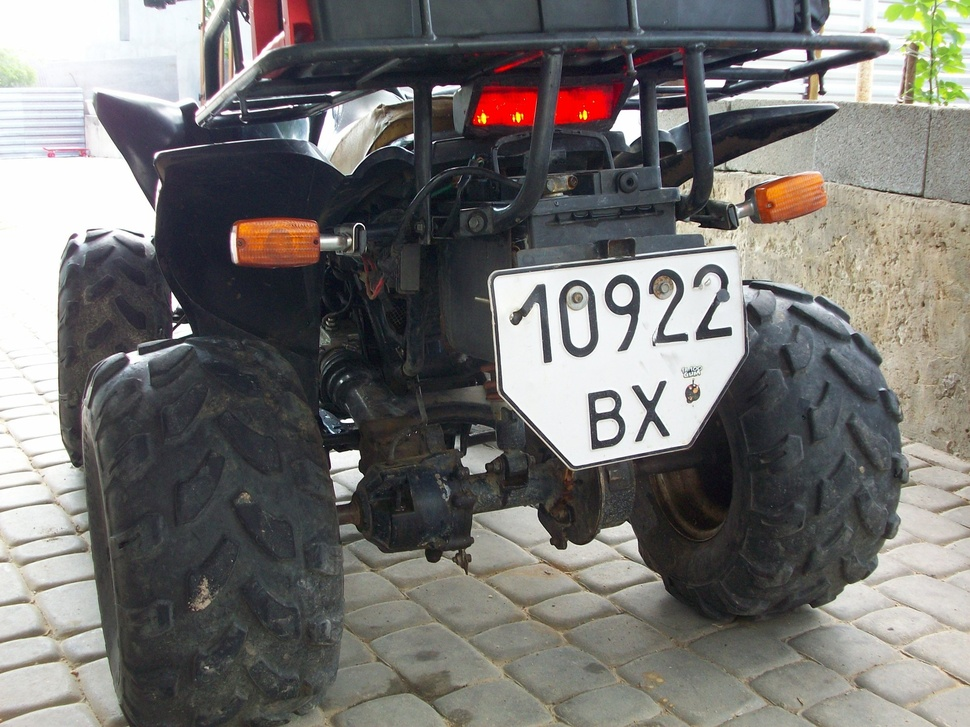
#> input picture CV+Detection+OCR_CarPlateRecognition/nomeroff-net/data/examples/benchmark_multiline_np_images/26.jpeg, 970 x 727 px, shrunk from 1920 x 1440 before the run
$ python -i filters.py   (imports and definitions only)   (older library calls are emulated)
#> lines starting #> are read from the running program, lines starting #| are printed output that depends on the picture
#> further down, picture is the input picture: shape (727, 970, 3); mean B, G, R 112.8, 115.1, 116.9
import cv2
import skimage.io
import numpy as np
import asyncio

from skimage import img_as_ubyte
from skimage.morphology import convex_hull_image
from skimage.color import gray2rgb
from typing import List, Dict, Tuple, Union


def draw_box(image: np.ndarray, boxs: List[np.ndarray],
             color: Tuple[int] = (255, 0, 0), thickness: int = 2) -> np.ndarray:
    for box in boxs:
        # округление координат
        box = np.int0(box)
        cv2.drawContours(image, [box], 0, color, thickness)
    return image


def gamma_lut(img: np.ndarray, gamma: float = 0.5) -> None:
    look_up_table = np.empty((1, 256), np.uint8)
    for i in range(256):
        look_up_table[0, i] = np.clip(pow(i / 255.0, gamma) * 255.0, 0, 255)
    _ = cv2.LUT(img, look_up_table)


# [13 lines not run here, left out]


def cv_img_mask(nns: List[Dict]) -> List:
    res = []
    for nn in nns:
        masks = np.array(nn["masks"])
        for i in np.arange(masks.shape[2]):
            mask = np.array([[w[i] for w in h] for h in nn["masks"]], dtype=np.uint8)
            chull = np.array(convex_hull_image(mask), dtype=np.uint8)
            gray = gray2rgb(chull) * 255
            res.append(img_as_ubyte(gray))
    return res


def color_splash(image: np.ndarray, masks: List[np.ndarray],
                 color: Union = (0, 255, 0), white_balance: int = 200) -> List[np.ndarray]:
    res = []
    gray = gray2rgb(skimage.color.rgb2gray(image)) * white_balance
    for mask in masks:
        if mask.shape[-1] > 0:
            mask = (np.sum(mask, -1, keepdims=True) >= 1)
            fulled = np.full(image.shape, color)
            splash = np.where(mask, fulled, gray).astype(np.uint8)
        else:
            splash = gray.astype(np.uint8)
        res.append(splash)
    return res


def calc_normalize(hist: Union, reverse: bool = False, min_n: int = 5) -> int:
    level = 0
    iterable = hist
    if reverse:
        iterable = reversed(hist)
    for h in iterable:
        if min_n < h:
            break
        level += 1
    if reverse:
        level = len(hist)-level
    return level


def normalize(img: np.ndarray) -> None:
    cv_img = cv2.cvtColor(img, cv2.COLOR_BGR2GRAY)
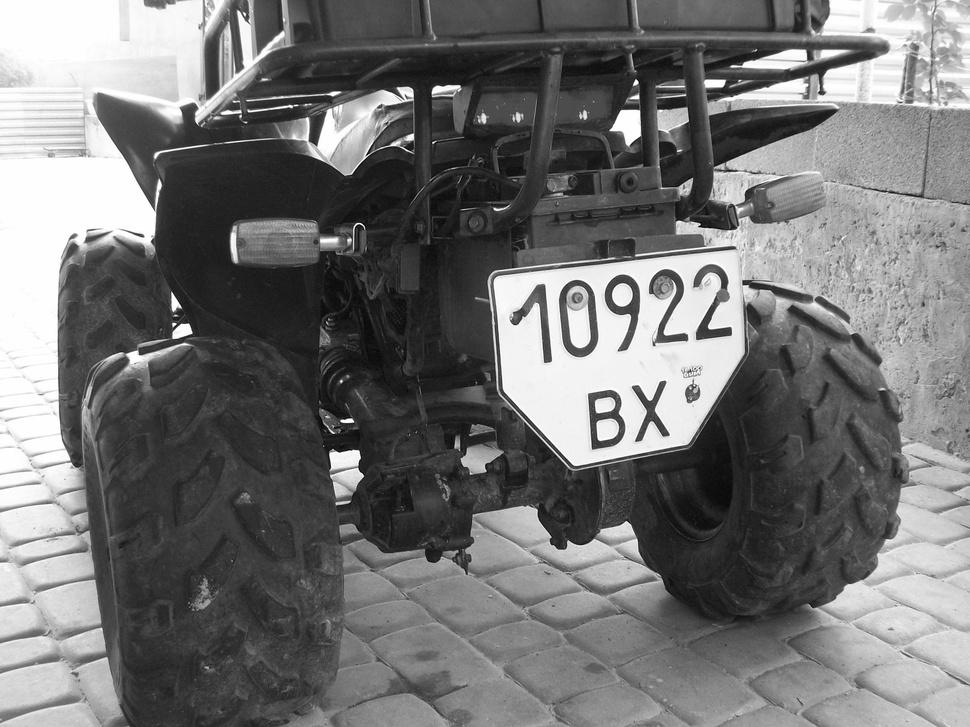
#> cv_img: shape (727, 970); min 2, max 255, mean 115.4
    hist, bins = np.histogram(cv_img.ravel(), 256, [0, 255])
#> hist = 256 values, max 26772 at index 254, min 0 at index 0, mean 2754.6; bins = 257 values from 0 to 255
    alpha = calc_normalize(hist)
#> in calc_normalize, `iterable = hist`: iterable has the same summary as hist in normalize
#> the loop in calc_normalize, `for h in iterable:` made 7 passes
#> h on passes 2, 3, 5, 6, 7: 0, 1, 2, 4, 11
#> after the loop in calc_normalize, `for h in iterable:`: level = 6
#> alpha = 6
    beta = calc_normalize(hist, reverse=True)
#> the loop in calc_normalize (call 2), `for h in iterable:` made 1 pass
#> h on pass 1: 2461
#> beta = 256
    _ = cv2.normalize(cv_img, None, alpha=alpha, beta=beta, norm_type=cv2.NORM_MINMAX, dtype=cv2.CV_32F)

>>> import cv2
>>> picture = cv2.imread('../../data/examples/benchmark_multiline_np_images/26.jpeg')
>>> result = normalize(picture)

$ run again, on CV+Detection+OCR_CarPlateRecognition/nomeroff-net/data/examples/benchmark_multiline_np_images/27.jpeg
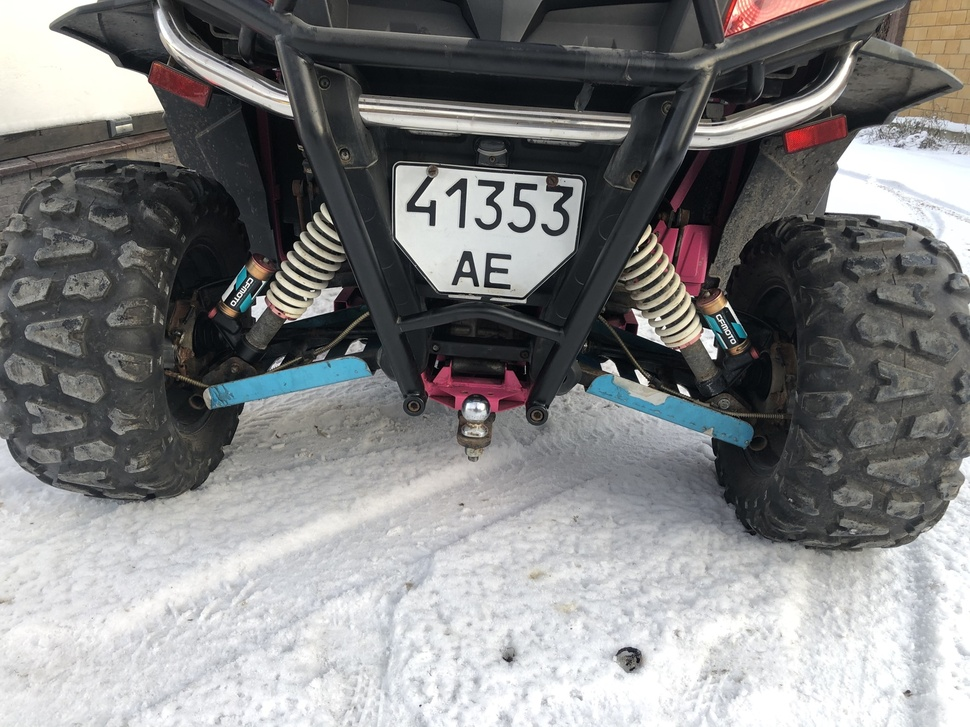
#> input picture CV+Detection+OCR_CarPlateRecognition/nomeroff-net/data/examples/benchmark_multiline_np_images/27.jpeg, 970 x 727 px, shrunk from 1920 x 1440 before the run
#> picture is the input picture: shape (727, 970, 3); mean B, G, R 129.8, 129.5, 129.2
#> in normalize, `cv_img = cv2.cvtColor(img, cv2.COLOR_BGR2GRAY)`:
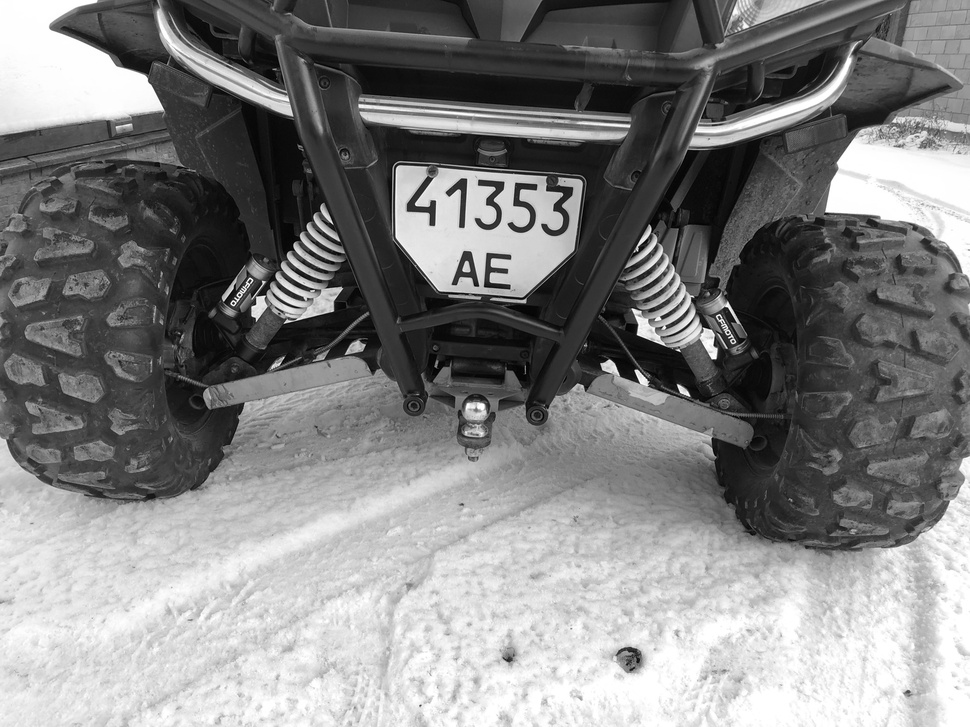
#> cv_img: shape (727, 970); min 0, max 255, mean 129.4
#> hist = 256 values, max 13494 at index 255, min 23 at index 0, mean 2754.6; bins = 257 values from 0 to 255
#> iterable has the same summary as hist in normalize
#> the loop in calc_normalize, `for h in iterable:` made 1 pass
#> h on pass 1: 23
#> after the loop in calc_normalize, `for h in iterable:`: level = 0
#> the loop in calc_normalize (call 2), `for h in iterable:` made 1 pass
#> h on pass 1: 13494
#> beta = 256

$ run again, on CV+Detection+OCR_CarPlateRecognition/nomeroff-net/data/examples/benchmark_multiline_np_images/28.jpeg
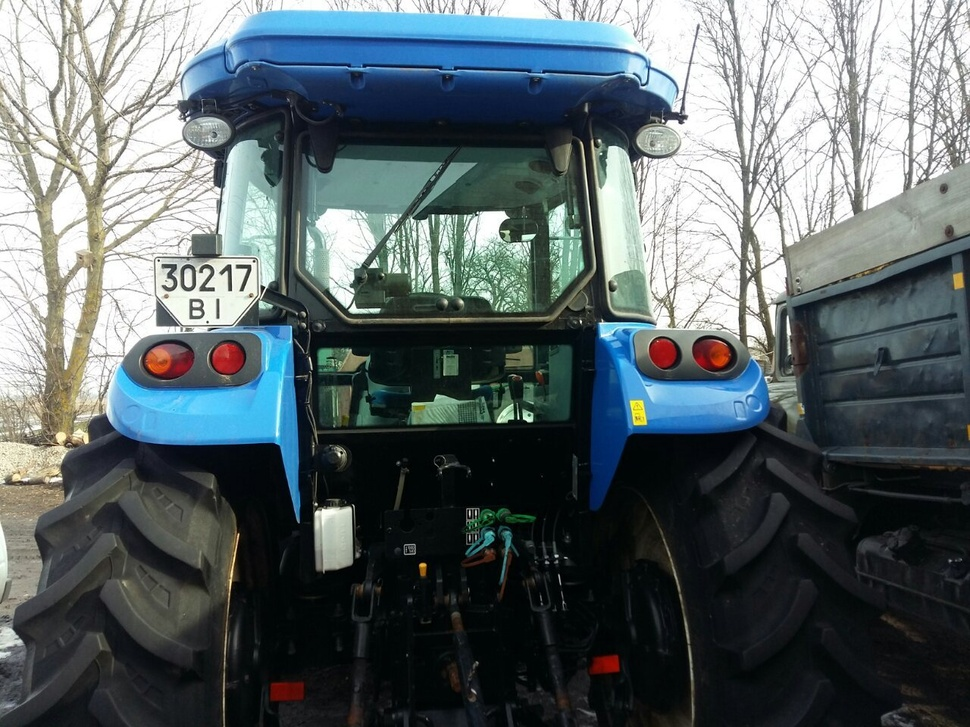
#> input picture CV+Detection+OCR_CarPlateRecognition/nomeroff-net/data/examples/benchmark_multiline_np_images/28.jpeg, 970 x 727 px, shrunk from 1280 x 960 before the run
#> picture is the input picture: shape (727, 970, 3); mean B, G, R 104.4, 101.7, 91
#> in normalize, `cv_img = cv2.cvtColor(img, cv2.COLOR_BGR2GRAY)`:
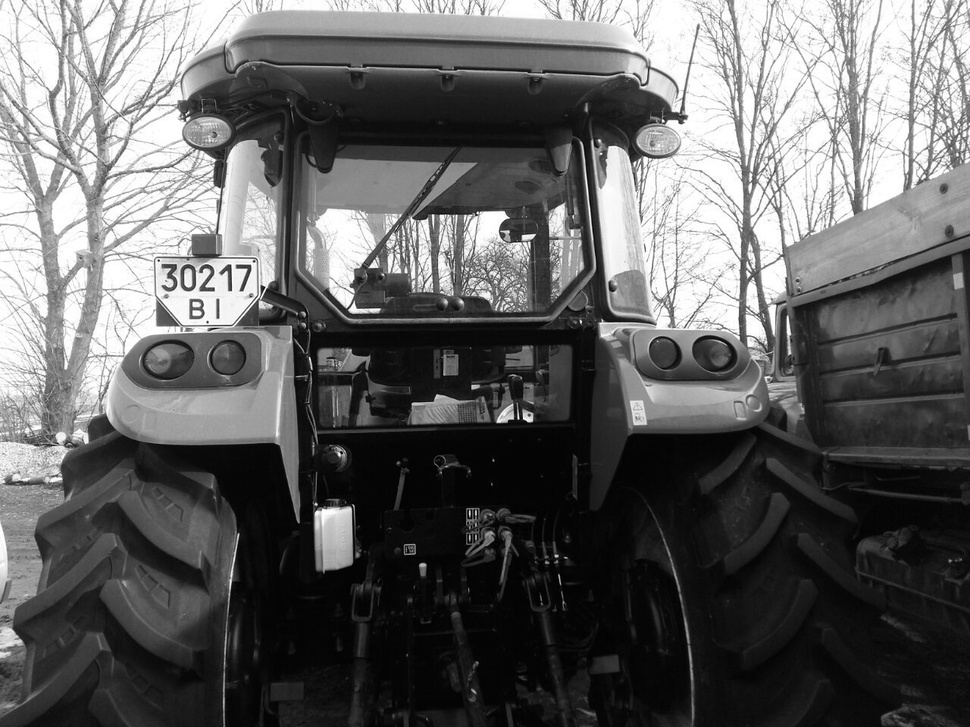
#> cv_img: shape (727, 970); min 0, max 255, mean 98.8
#> hist = 256 values, max 22676 at index 4, min 20 at index 0, mean 2754.6; bins = 257 values from 0 to 255
#> iterable has the same summary as hist in normalize
#> the loop in calc_normalize, `for h in iterable:` made 1 pass
#> h on pass 1: 20
#> after the loop in calc_normalize, `for h in iterable:`: level = 0
#> the loop in calc_normalize (call 2), `for h in iterable:` made 1 pass
#> h on pass 1: 18696
#> beta = 256

$ run again, on CV+Detection+OCR_CarPlateRecognition/nomeroff-net/data/examples/benchmark_multiline_np_images/29.jpeg
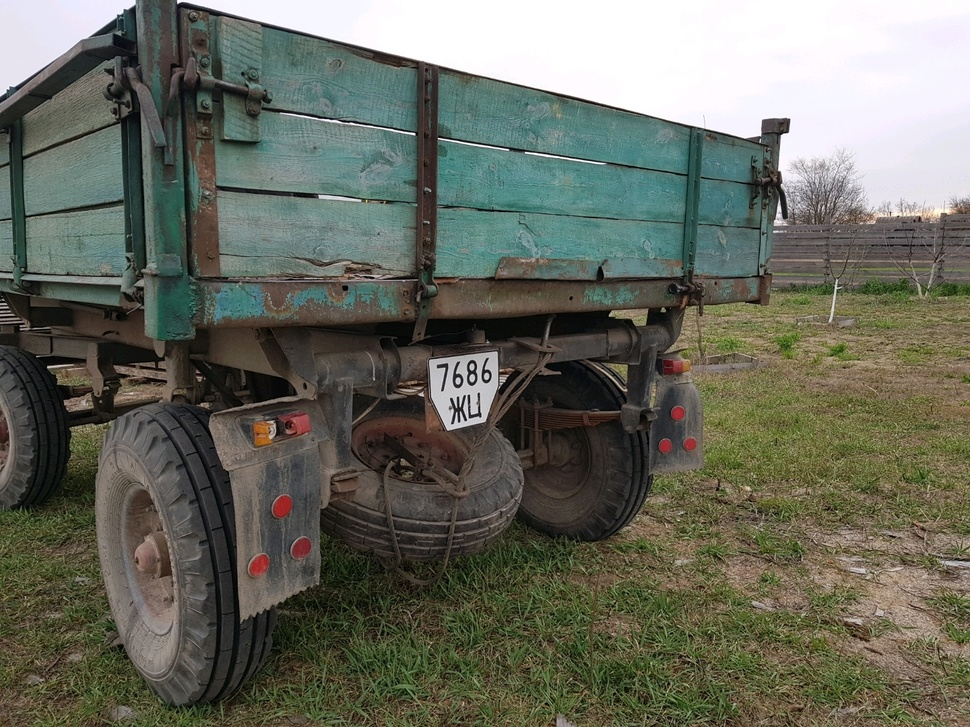
#> input picture CV+Detection+OCR_CarPlateRecognition/nomeroff-net/data/examples/benchmark_multiline_np_images/29.jpeg, 970 x 727 px, shrunk from 1440 x 1080 before the run
#> picture is the input picture: shape (727, 970, 3); mean B, G, R 94.3, 106.3, 104.1
#> in normalize, `cv_img = cv2.cvtColor(img, cv2.COLOR_BGR2GRAY)`:
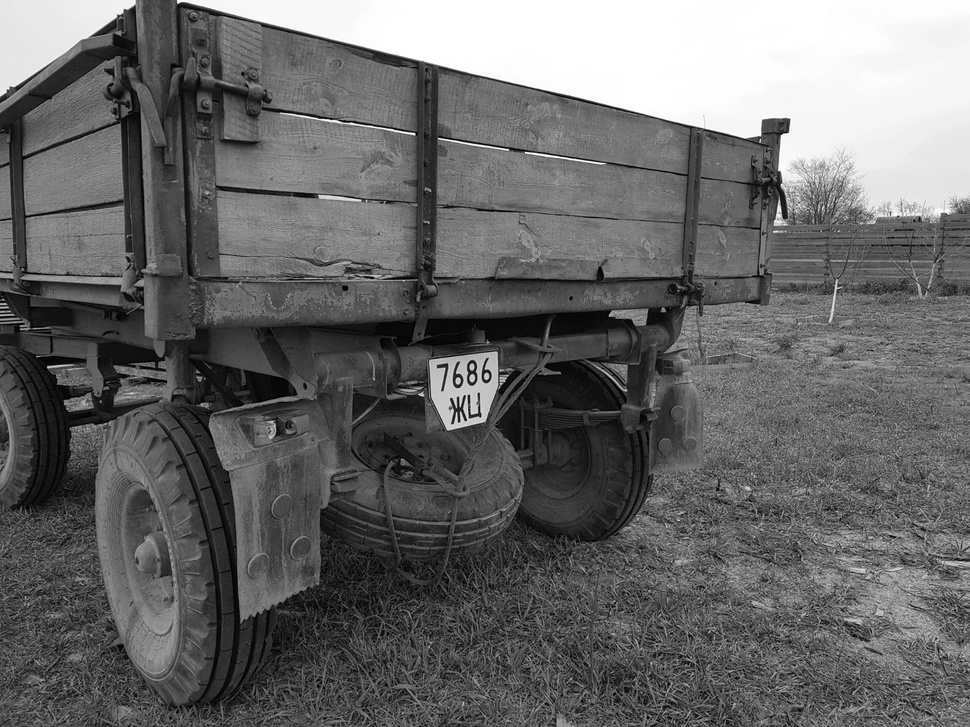
#> cv_img: shape (727, 970); min 0, max 255, mean 104.3
#> hist = 256 values, max 24937 at index 255, min 69 at index 0, mean 2754.6; bins = 257 values from 0 to 255
#> iterable has the same summary as hist in normalize
#> the loop in calc_normalize, `for h in iterable:` made 1 pass
#> h on pass 1: 69
#> after the loop in calc_normalize, `for h in iterable:`: level = 0
#> the loop in calc_normalize (call 2), `for h in iterable:` made 1 pass
#> h on pass 1: 24937
#> beta = 256
